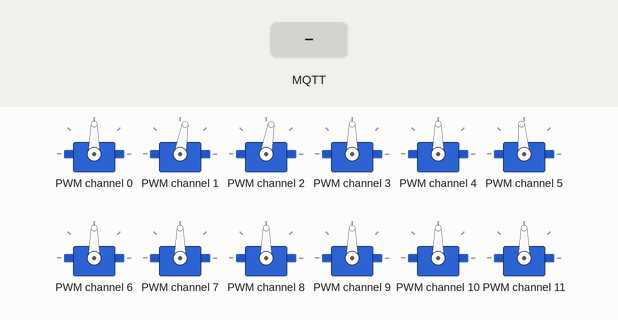
Simulated run of this program. Board: Raspberry Pi (BCM pin numbers). Shown: 12 × servo. Inputs (shaded band) come from the test bench. No MQTT or app messages arrive unless stated; threads take turns every 2 ms; what the program prints to the terminal is not drawn.

Above: at 1.2 s.
1.3 s: MQTT message "1" arrives on the first subscribed topic
Timing chart, 0 to 4.3 s (numbered marks = the images above; inputs shaded):
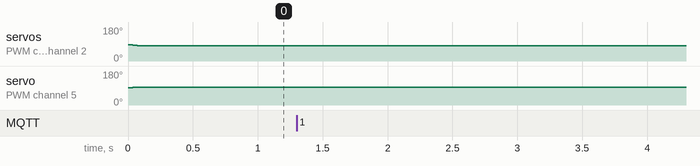

Measured:
- after the input at 1.3 s, every drawn part: stays the same

The program:

head_control.py
```python
#!/usr/bin/env python3
import sys
from adafruit_servokit import ServoKit
import paho.mqtt.client as mqtt
from threading import Thread
import time
from datetime import datetime

# Set up global variables
minangles = {} # negative position = left or down or open
midangles = {}
maxangles = {} # positive position = right or up or closed
servonum = {}
servonum["right/x"] = 0
minangles["right/x"] = 120 # look left
midangles["right/x"] = 90 # look forward
maxangles["right/x"] = 70 # look right
servonum["right/y"] = 1
minangles["right/y"] = 120 # look down
midangles["right/y"] = 80 # look forward
maxangles["right/y"] = 50 # look up
servonum["left/x"] = 4
minangles["left/x"] = 110 # look left
midangles["left/x"] = 90 # look forward
maxangles["left/x"] = 65 # look right
servonum["left/y"] = 5
minangles["left/y"] = 55 # look down
midangles["left/y"] = 95 # look forward
maxangles["left/y"] = 125 # look up
servonum["blink/top"] = 2
minangles["blink/top"] = 65 # open wide
midangles["blink/top"] = 80 # normal
maxangles["blink/top"] = 130 # closed
servonum["blink/bottom"] = 6
minangles["blink/bottom"] = 65 # open wide
midangles["blink/bottom"] = 90 # normal
maxangles["blink/bottom"] = 110 # closed
servonum["head/rotate"] = 9
minangles["head/rotate"] = 0 # left
midangles["head/rotate"] = 90 # forward
maxangles["head/rotate"] = 180 # right
servonum["head/tilt"] = 10
minangles["head/tilt"] = 110 # down
midangles["head/tilt"] = 90 # normal
maxangles["head/tilt"] = 65 # up
servonum["camera/focus"] = 11
minangles["camera/focus"] = 70 # near
midangles["camera/focus"] = 90 # about 2 meters
maxangles["camera/focus"] = 110 # far
target = [90.0] * 16

macro_blink = [
    [("blink/top",1),("blink/bottom",1),("pause",0.5)],
    [("blink/top",0),("blink/bottom",0)]
    ]
macro_roll = [
    [("right/x",0),("right/y",0.5),("left/x",0),("left/y",0.5),("pause",0.2)],
    [("right/x",-0.5),("right/y",1),("left/x",-0.5),("left/y",1),("pause",0.2)],
    [("right/x",0),("right/y",1),("left/x",0),("left/y",1),("pause",0.2)],
    [("right/x",0.71),("right/y",0.71),("left/x",0.71),("left/y",0.71),("pause",0.2)],
    [("right/x",1),("right/y",0),("left/x",1),("left/y",0),("pause",0.2)],
    [("right/x",0.71),("right/y",-0.71),("left/x",0.71),("left/y",-0.71),("pause",0.2)],
    [("right/x",0),("right/y",-1),("left/x",0),("left/y",-1),("pause",0.2)],
    [("right/x",-0.71),("right/y",-0.71),("left/x",-0.71),("left/y",-0.71),("pause",0.2)],
    [("right/x",-1),("right/y",0),("left/x",-1),("left/y",0),("pause",0.2)],
    [("right/x",-0.71),("right/y",0.71),("left/x",-0.71),("left/y",0.71),("pause",0.2)],
    [("right/x",0),("right/y",1),("left/x",0),("left/y",1),("pause",0.5)],
    [("right/x",0),("right/y",0),("left/x",0),("left/y",0)]
    ]

eye_macros={"blink":macro_blink, "roll":macro_roll}

class ServoWorker(Thread):
    def __init__(self):
        Thread.__init__(self)
        self.current = [90.0] * 16
        self.servos = ServoKit(channels=16)
        # shift = 0.1 = 44 steps for 99% movement
        # shift = 0.2 = 21 steps for 99% movement
        # shift = 0.3 = 13 steps for 99% movement
        # shift = 0.4 = 10 steps for 99% movement
        # shift = 0.5 = 7 steps for 99% movement
        # shift = 0.6 = 5 steps for 99% movement
        self.shift = 0.4

    def run(self):
        global target
        while True:
            for i in range(len(self.current)):
                c = self.current[i]
                t = target[i]
                self.current[i] = c * (1.0 - self.shift) + t * self.shift
                self.servos.servo[i].angle = self.current[i]
            time.sleep(0.03333)

def positionToAngle(servoname, position):
    if position < -1.0:
        position = -1.0
    if position > 1.0:
        position = 1.0
    minang = minangles[servoname]
    midang = midangles[servoname]
    maxang = maxangles[servoname]
    angle = midang
    if position < 0:
        range = midang - minang
        angle = midang + range * position
    elif position > 0:
        range = maxang - midang
        angle = midang + range * position
    return angle

def angleToPosition(servoname, angle):
    snum = servonum[servoname]
    minang = minangles[servoname]
    midang = midangles[servoname]
    maxang = maxangles[servoname]
    position = 0.0
    if angle <= minang and minang < maxang:
        position = -1.0;
    elif angle >= maxang and maxang > minang:
        position = 1.0;
    elif angle >= minang and minang > maxang:
        position = -1.0;
    elif angle <= maxang and maxang < minang:
        position = 1.0;
    elif minang <= angle <= midang:
        range = float(midang - minang)             # +
        position = float(angle - midang) / range   # -/+
    elif minang >= angle >= midang:
        range = float(midang - minang)             # -
        position = float(angle - midang) / range   # +/-
    elif midang <= angle <= maxang:
        range = float(maxang - midang)             # +
        position = float(angle - midang) / range   # +/+
    elif midang >= angle >= maxang:
        range = float(maxang - midang)             # -
        position = float(angle - midang) / range   # -/-
    return position


def move_servo(servoname, position):
    # print(servoname, position)
    if position < -1.0:
        position = -1.0
    if position > 1.0:
        position = 1.0
    if servoname not in servonum:
        print("Servo name {} not recognised".format(servoname))
        return
    snum = servonum[servoname]
    angle = positionToAngle(servoname, position)
    nowtime = datetime.utcnow().strftime("%H:%M:%S.%f")[:-3]
    print("{}: Moving servo {} to angle {}".format(nowtime, snum, angle))
    target[snum] = angle


def run_macro(mname):
    print("Running macro", mname)
    if mname not in eye_macros:
        print("Not defined")
        return
    mlist = eye_macros[mname]
    for action in mlist:
        print(action)
        for what, where in action:
            if what == "pause":
                time.sleep(where)
            else:
                move_servo(what, where)


def on_connect(client, userdata, flags, rc):
    """Called when connected to MQTT broker."""
    if rc == 0:
        client.subscribe("rover/head/#")
        print("Connected. Waiting for eyeballs.")
    else:
        print("Connection error code =", rc)


def on_disconnect(client, userdata, rc):
    """Called when disconnected from MQTT broker."""
    print("Disconnect code =",rc)
    if rc != 0:
        client.reconnect()


def on_message(client, userdata, msg):
    """Called each time a message is received on a subscribed topic."""
    if msg.topic.lower() == "rover/head/macro":
        run_macro(msg.payload.decode('ASCII'))
    else:
        servoname = msg.topic.lower().replace("rover/head/","")
        if servoname[-5:] == "delta":
            servoname = servoname[:-6] # remote "/delta"
            snum = servonum[servoname]
            position = float(msg.payload) * 0.1 + angleToPosition(servoname, target[snum])
            print("Delta movement of {} by {} to {}".format(servoname, float(msg.payload) * 0.1, position))
        else:
            position = float(msg.payload)
        move_servo(servoname, position)


if __name__ == "__main__":
    for sname in servonum:
        snum = servonum[sname]
        target[snum] = midangles[sname]
    print(target)
    servoworker = ServoWorker()
    servoworker.daemon = True
    servoworker.start()
    # Create MQTT client and connect to broker
    client = mqtt.Client()
    client.connected_flag = False
    client.on_connect = on_connect
    client.on_disconnect = on_disconnect
    client.on_message = on_message

    client.connect("localhost", 1883)
    try:
        client.loop_forever()
    except KeyboardInterrupt:
        pass

    client.disconnect()
    client.loop_stop()
```
